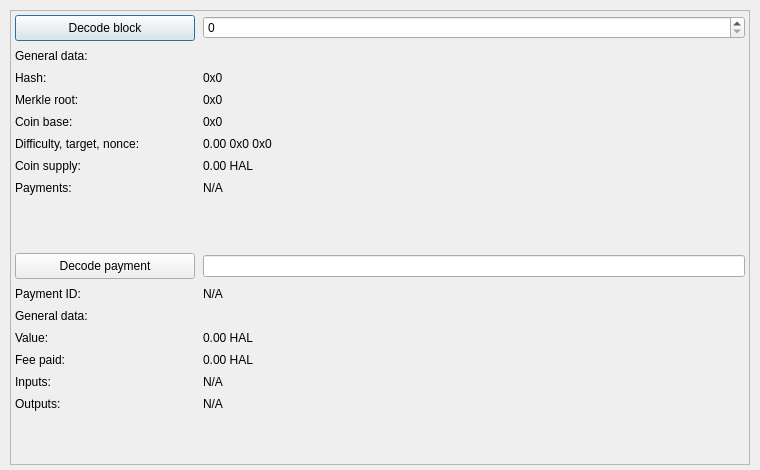
<?xml version="1.0" encoding="UTF-8"?>
<ui version="4.0">
 <class>BlockExplorer</class>
 <widget class="QDialog" name="BlockExplorer">
  <property name="windowModality">
   <enum>Qt::NonModal</enum>
  </property>
  <property name="enabled">
   <bool>true</bool>
  </property>
  <property name="geometry">
   <rect>
    <x>0</x>
    <y>0</y>
    <width>760</width>
    <height>470</height>
   </rect>
  </property>
  <property name="sizePolicy">
   <sizepolicy hsizetype="Fixed" vsizetype="Preferred">
    <horstretch>0</horstretch>
    <verstretch>0</verstretch>
   </sizepolicy>
  </property>
  <property name="minimumSize">
   <size>
    <width>0</width>
    <height>0</height>
   </size>
  </property>
  <property name="acceptDrops">
   <bool>false</bool>
  </property>
  <property name="windowTitle">
   <string>Block Explorer</string>
  </property>
  <layout class="QGridLayout">
   <property name="sizeConstraint">
    <enum>QLayout::SetMaximumSize</enum>
   </property>
   <property name="leftMargin">
    <number>10</number>
   </property>
   <property name="topMargin">
    <number>10</number>
   </property>
   <property name="rightMargin">
    <number>10</number>
   </property>
   <property name="bottomMargin">
    <number>5</number>
   </property>
   <item row="0" column="0">
    <widget class="QScrollArea" name="scrollArea">
     <property name="widgetResizable">
      <bool>true</bool>
     </property>
     <widget class="QWidget" name="blockWidget">
      <property name="geometry">
       <rect>
        <x>0</x>
        <y>0</y>
        <width>736</width>
        <height>451</height>
       </rect>
      </property>
      <layout class="QGridLayout" name="blockGrid">
       <property name="margin">
        <number>4</number>
       </property>
       <property name="spacing">
        <number>8</number>
       </property>
       <item row="1" column="0">
        <widget class="QPushButton" name="blockButton">
         <property name="sizePolicy">
          <sizepolicy hsizetype="Fixed" vsizetype="Fixed">
           <horstretch>0</horstretch>
           <verstretch>0</verstretch>
          </sizepolicy>
         </property>
         <property name="minimumSize">
          <size>
           <width>180</width>
           <height>26</height>
          </size>
         </property>
         <property name="text">
          <string>Decode block</string>
         </property>
        </widget>
       </item>
       <item row="1" column="1">
        <widget class="QSpinBox" name="numberBox">
         <property name="sizePolicy">
          <sizepolicy hsizetype="MinimumExpanding" vsizetype="Fixed">
           <horstretch>0</horstretch>
           <verstretch>0</verstretch>
          </sizepolicy>
         </property>
         <property name="minimumSize">
          <size>
           <width>500</width>
           <height>0</height>
          </size>
         </property>
         <property name="maximum">
          <number>99999999</number>
         </property>
        </widget>
       </item>
       <item row="2" column="0">
        <widget class="QLabel" name="blockTimeText">
         <property name="text">
          <string>General data:</string>
         </property>
        </widget>
       </item>
       <item row="2" column="1">
        <widget class="QLabel" name="blockTimeData">
         <property name="textInteractionFlags">
          <set>Qt::LinksAccessibleByMouse|Qt::TextSelectableByMouse</set>
         </property>
        </widget>
       </item>
       <item row="3" column="0">
        <widget class="QLabel" name="hashText">
         <property name="text">
          <string>Hash:</string>
         </property>
        </widget>
       </item>
       <item row="3" column="1">
        <widget class="QLabel" name="hashData">
         <property name="enabled">
          <bool>true</bool>
         </property>
         <property name="sizePolicy">
          <sizepolicy hsizetype="Preferred" vsizetype="Preferred">
           <horstretch>0</horstretch>
           <verstretch>0</verstretch>
          </sizepolicy>
         </property>
         <property name="text">
          <string>0x0</string>
         </property>
         <property name="textInteractionFlags">
          <set>Qt::LinksAccessibleByMouse|Qt::TextSelectableByMouse</set>
         </property>
        </widget>
       </item>
       <item row="4" column="0">
        <widget class="QLabel" name="merkleText">
         <property name="text">
          <string>Merkle root:</string>
         </property>
        </widget>
       </item>
       <item row="4" column="1">
        <widget class="QLabel" name="merkleData">
         <property name="sizePolicy">
          <sizepolicy hsizetype="Preferred" vsizetype="Preferred">
           <horstretch>0</horstretch>
           <verstretch>0</verstretch>
          </sizepolicy>
         </property>
         <property name="text">
          <string>0x0</string>
         </property>
         <property name="textInteractionFlags">
          <set>Qt::LinksAccessibleByMouse|Qt::TextSelectableByMouse</set>
         </property>
        </widget>
       </item>
       <item row="5" column="0">
        <widget class="QLabel" name="baseText">
         <property name="text">
          <string>Coin base:</string>
         </property>
        </widget>
       </item>
       <item row="5" column="1">
        <widget class="QLabel" name="baseData">
         <property name="sizePolicy">
          <sizepolicy hsizetype="Preferred" vsizetype="Preferred">
           <horstretch>0</horstretch>
           <verstretch>0</verstretch>
          </sizepolicy>
         </property>
         <property name="text">
          <string>0x0</string>
         </property>
         <property name="textInteractionFlags">
          <set>Qt::LinksAccessibleByMouse|Qt::TextSelectableByMouse</set>
         </property>
        </widget>
       </item>
       <item row="6" column="0">
        <widget class="QLabel" name="diffText">
         <property name="text">
          <string>Difficulty, target, nonce:</string>
         </property>
        </widget>
       </item>
       <item row="6" column="1">
        <widget class="QLabel" name="diffData">
         <property name="text">
          <string>0.00 0x0 0x0</string>
         </property>
         <property name="textInteractionFlags">
          <set>Qt::LinksAccessibleByMouse|Qt::TextSelectableByMouse</set>
         </property>
        </widget>
       </item>
       <item row="7" column="0">
        <widget class="QLabel" name="coinSupplyText">
         <property name="text">
          <string>Coin supply:</string>
         </property>
        </widget>
       </item>
       <item row="7" column="1">
        <widget class="QLabel" name="coinSupplyData">
         <property name="text">
          <string>0.00 HAL</string>
         </property>
         <property name="textInteractionFlags">
          <set>Qt::LinksAccessibleByMouse|Qt::TextSelectableByMouse</set>
         </property>
        </widget>
       </item>
       <item row="8" column="0">
        <widget class="QLabel" name="blockTxText">
         <property name="text">
          <string>Payments:</string>
         </property>
         <property name="alignment">
          <set>Qt::AlignLeading|Qt::AlignLeft|Qt::AlignTop</set>
         </property>
        </widget>
       </item>
       <item row="8" column="1">
        <widget class="QLabel" name="blockTxData">
         <property name="text">
          <string>N/A</string>
         </property>
         <property name="textInteractionFlags">
          <set>Qt::LinksAccessibleByMouse|Qt::TextSelectableByMouse</set>
         </property>
        </widget>
       </item>
       <item row="9" column="0">
        <spacer name="verticalSpacerMiddle">
         <property name="orientation">
          <enum>Qt::Vertical</enum>
         </property>
         <property name="sizeHint" stdset="0">
          <size>
           <width>20</width>
           <height>20</height>
          </size>
         </property>
        </spacer>
       </item>
       <item row="10" column="0">
        <widget class="QPushButton" name="txButton">
         <property name="sizePolicy">
          <sizepolicy hsizetype="Fixed" vsizetype="Fixed">
           <horstretch>0</horstretch>
           <verstretch>0</verstretch>
          </sizepolicy>
         </property>
         <property name="minimumSize">
          <size>
           <width>180</width>
           <height>26</height>
          </size>
         </property>
         <property name="text">
          <string>Decode payment</string>
         </property>
        </widget>
       </item>
       <item row="10" column="1">
        <widget class="QLineEdit" name="txLine">
         <property name="sizePolicy">
          <sizepolicy hsizetype="Preferred" vsizetype="Fixed">
           <horstretch>0</horstretch>
           <verstretch>0</verstretch>
          </sizepolicy>
         </property>
         <property name="inputMask">
          <string comment="Payment ID"/>
         </property>
        </widget>
       </item>
       <item row="11" column="0">
        <widget class="QLabel" name="txText">
         <property name="text">
          <string>Payment ID:</string>
         </property>
        </widget>
       </item>
       <item row="11" column="1">
        <widget class="QLabel" name="txData">
         <property name="text">
          <string>N/A</string>
         </property>
         <property name="textInteractionFlags">
          <set>Qt::LinksAccessibleByMouse|Qt::TextSelectableByMouse</set>
         </property>
        </widget>
       </item>
       <item row="12" column="0">
        <widget class="QLabel" name="txTimeText">
         <property name="text">
          <string>General data:</string>
         </property>
        </widget>
       </item>
       <item row="12" column="1">
        <widget class="QLabel" name="txTimeData">
         <property name="text">
          <string/>
         </property>
         <property name="textInteractionFlags">
          <set>Qt::LinksAccessibleByMouse|Qt::TextSelectableByMouse</set>
         </property>
        </widget>
       </item>
       <item row="13" column="0">
        <widget class="QLabel" name="valueText">
         <property name="text">
          <string>Value:</string>
         </property>
        </widget>
       </item>
       <item row="13" column="1">
        <widget class="QLabel" name="valueData">
         <property name="text">
          <string>0.00 HAL</string>
         </property>
         <property name="textInteractionFlags">
          <set>Qt::LinksAccessibleByMouse|Qt::TextSelectableByMouse</set>
         </property>
        </widget>
       </item>
       <item row="14" column="0">
        <widget class="QLabel" name="feeText">
         <property name="text">
          <string>Fee paid:</string>
         </property>
        </widget>
       </item>
       <item row="14" column="1">
        <widget class="QLabel" name="feeData">
         <property name="text">
          <string>0.00 HAL</string>
         </property>
         <property name="textInteractionFlags">
          <set>Qt::LinksAccessibleByMouse|Qt::TextSelectableByMouse</set>
         </property>
        </widget>
       </item>
       <item row="15" column="0">
        <widget class="QLabel" name="inputText">
         <property name="text">
          <string>Inputs:</string>
         </property>
         <property name="alignment">
          <set>Qt::AlignLeading|Qt::AlignLeft|Qt::AlignTop</set>
         </property>
        </widget>
       </item>
       <item row="15" column="1">
        <widget class="QLabel" name="inputData">
         <property name="text">
          <string>N/A</string>
         </property>
         <property name="alignment">
          <set>Qt::AlignLeading|Qt::AlignLeft|Qt::AlignTop</set>
         </property>
         <property name="textInteractionFlags">
          <set>Qt::LinksAccessibleByMouse|Qt::TextSelectableByMouse</set>
         </property>
        </widget>
       </item>
       <item row="16" column="0">
        <widget class="QLabel" name="outputText">
         <property name="text">
          <string>Outputs:</string>
         </property>
         <property name="alignment">
          <set>Qt::AlignLeading|Qt::AlignLeft|Qt::AlignTop</set>
         </property>
        </widget>
       </item>
       <item row="16" column="1">
        <widget class="QLabel" name="outputData">
         <property name="text">
          <string>N/A</string>
         </property>
         <property name="alignment">
          <set>Qt::AlignLeading|Qt::AlignLeft|Qt::AlignTop</set>
         </property>
         <property name="textInteractionFlags">
          <set>Qt::LinksAccessibleByMouse|Qt::TextSelectableByMouse</set>
         </property>
        </widget>
       </item>
       <item row="17" column="0">
        <spacer name="verticalSpacerBottom">
         <property name="orientation">
          <enum>Qt::Vertical</enum>
         </property>
         <property name="sizeHint" stdset="0">
          <size>
           <width>20</width>
           <height>40</height>
          </size>
         </property>
        </spacer>
       </item>
      </layout>
     </widget>
    </widget>
   </item>
  </layout>
 </widget>
 <resources/>
 <connections/>
</ui>
